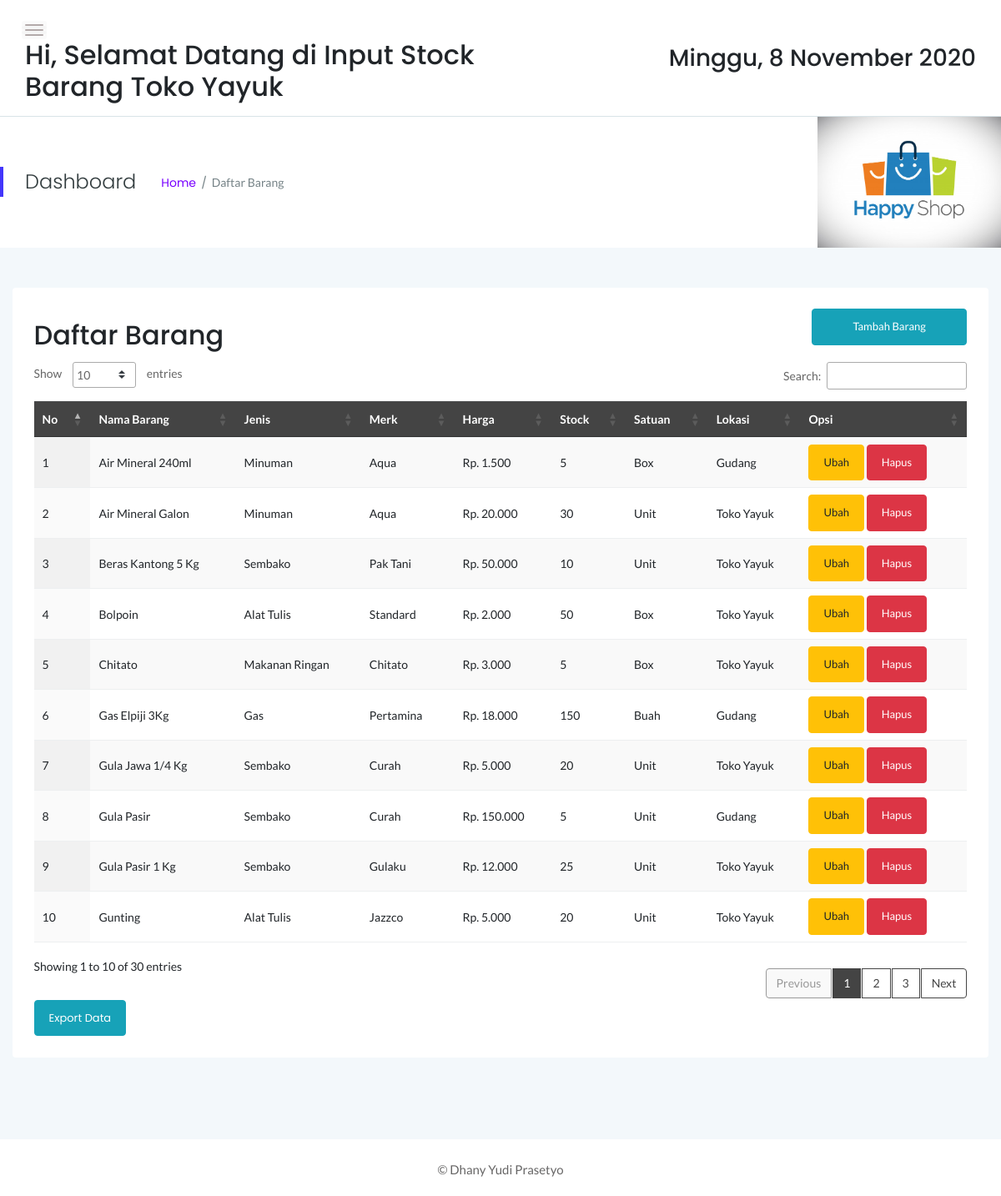
The page /stock.php on the database its author committed.
### tables this page shows
CREATE TABLE `sstock_brg` (
  `idx` int(11) NOT NULL,
  `nama` varchar(55) NOT NULL,
  `jenis` varchar(30) NOT NULL,
  `merk` varchar(40) NOT NULL,
  `harga` int(20) NOT NULL,
  `stock` int(12) NOT NULL,
  `satuan` varchar(10) NOT NULL,
  `lokasi` varchar(55) NOT NULL
);

### stock.php (the view, shortened to what this page needs)
<!doctype html>
<html class="no-js" lang="en">
<?php
include 'dbconnect.php';
?>
<head>
    <link rel="stylesheet" href="assets/css/bootstrap.min.css">
    <link rel="stylesheet" href="assets/css/font-awesome.min.css">
    <link rel="stylesheet" href="assets/css/themify-icons.css">
    <link rel="stylesheet" href="assets/css/metisMenu.css">
    <link rel="stylesheet" href="assets/css/owl.carousel.min.css">
    <link rel="stylesheet" href="assets/css/slicknav.min.css">
    <link rel="stylesheet" href="https://www.amcharts.com/lib/3/plugins/export/export.css" type="text/css" media="all" />
    <link rel="stylesheet" type="text/css" href="https://cdn.datatables.net/1.10.19/css/jquery.dataTables.min.css">
    <link rel="stylesheet" type="text/css" href="https://cdn.datatables.net/1.10.19/css/jquery.dataTables.css">
    <link rel="stylesheet" type="text/css" href="https://cdn.datatables.net/1.10.18/css/dataTables.bootstrap4.min.css">
    <link rel="stylesheet" type="text/css" href="https://cdn.datatables.net/responsive/2.2.3/css/responsive.bootstrap.min.css">
    <link rel="stylesheet" type="text/css" href="https://cdn.datatables.net/responsive/2.2.3/css/responsive.jqueryui.min.css">
    <link rel="stylesheet" type="text/css" href="https://cdn.datatables.net/buttons/1.5.2/css/buttons.dataTables.min.css">
    <link rel="stylesheet" href="assets/css/typography.css">
    <link rel="stylesheet" href="assets/css/default-css.css">
    <link rel="stylesheet" href="assets/css/styles.css">
    <link rel="stylesheet" href="assets/css/responsive.css">
</head>
<body>
    <div class="page-container">
        <div class="main-content">
            <div class="header-area">
                <div class="row align-items-center">
                    <div class="col-md-6 col-sm-8 clearfix">
                        <div class="nav-btn pull-left">
                            <span></span>
                            <span></span>
                            <span></span>
                        </div>
                        <div class="search-box pull-left">
                            <form action="#">
                                <h2>Hi, Selamat Datang di Input Stock Barang Toko Yayuk</h2>
                            </form>
                        </div>
                    </div>
                    <div class="col-md-6 col-sm-4 clearfix">
                        <ul class="notification-area pull-right">
                            <li>
                                <h3>
                                    <div class="date">
                                    </div>
                                </h3>
                            </li>
                        </ul>
                    </div>
                </div>
            </div>
            <div class="page-title-area">
                <div class="row align-items-center">
                    <div class="col-sm-6">
                        <div class="breadcrumbs-area clearfix">
                            <h4 class="page-title pull-left">Dashboard</h4>
                            <ul class="breadcrumbs pull-left">
                                <li><a href="index.php">Home</a></li>
                                <li><span>Daftar Barang</span></li>
                            </ul>
                        </div>
                    </div>
                    <div class="col-sm-6 clearfix">
                        <div class="user-profile pull-right" style="color:black; padding:0px;">
                            <img src="assets/shop.jpg" width="220px" class="user-name dropdown-toggle" data-toggle="dropdown" \>
                        </div>
                    </div>
                </div>
            </div>
            <div class="main-content-inner">
                <div class="row mt-5 mb-5">
                    <div class="col-12">
                        <div class="card">
                            <div class="card-body">
                                <div class="d-sm-flex justify-content-between align-items-center">
                                    <h2>Daftar Barang</h2>
                                    <button style="margin-bottom:20px" data-toggle="modal" data-target="#myModal" class="btn btn-info col-md-2"><span class="glyphicon glyphicon-plus"></span>Tambah Barang</button>
                                </div>
                                <div class="data-tables datatable-dark">
                                    <table id="dataTable3" class="display" style="width:100%">
                                        <thead class="thead-dark">
                                            <tr>
                                                <th>No</th>
                                                <th>Nama Barang</th>
                                                <th>Jenis</th>
                                                <th>Merk</th>
                                                <th>Harga</th>
                                                <th>Stock</th>
                                                <th>Satuan</th>
                                                <th>Lokasi</th>
                                                <th>Opsi</th>
                                            </tr>
                                        </thead>
                                        <tbody>
                                            <?php
                                            $brgs = mysqli_query($conn, "SELECT * from sstock_brg order by nama ASC");
                                            $no = 1;
                                            while ($p = mysqli_fetch_array($brgs)) {
                                                $idb = $p['idx'];
                                            ?>
                                                <tr>
                                                    <td><?php echo $no++ ?></td>
                                                    <td><?php echo $p['nama'] ?></td>
                                                    <td><?php echo $p['jenis'] ?></td>
                                                    <td><?php echo $p['merk'] ?></td>
                                                    <td><?php echo "Rp. " . number_format($p['harga'], 0, ",", ".") ?></td>
                                                    <td><?php echo $p['stock'] ?></td>
                                                    <td><?php echo $p['satuan'] ?></td>
                                                    <td><?php echo $p['lokasi'] ?></td>
                                                    <td>
                                                        <button data-toggle="modal" data-target="#edit<?= $idb; ?>" class="btn btn-warning">Ubah</button>
                                                        <button data-toggle="modal" data-target="#del<?= $idb; ?>" class="btn btn-danger">Hapus</button>
                                                    </td>
                                                </tr>
                                            <?php
                                            }
                                            ?>
                                        </tbody>
                                    </table>
                                </div>
                                <a href="exportstkbhn.php" target="_blank" class="btn btn-info">Export Data</a>
                            </div>
                        </div>
                    </div>
                </div>
            </div>
        </div>
    </div>
    <footer>
        <div class="footer-area">
            <p>&copy; Dhany Yudi Prasetyo</p>
        </div>
    </footer>
</body>
</html>

### assets/css/styles.css (style rules this page uses)
.page-container { width: 100%; height: 100%; min-height: 100vh; padding-left: 280px; -webkit-transition: padding-left 0.3s ease 0s; transition: padding-left 0.3s ease 0s; }
.card { border: none; border-radius: 4px; background-color: #fff; -webkit-transition: all 0.3s ease 0s; transition: all 0.3s ease 0s; }
.card-body { padding: 25.6px; padding: 1.6rem; }
.main-content { width: 100%; background: #F3F8FB; }
.main-content-inner { padding: 0 30px 50px; }
.header-area { padding: 15px 30px; background: #fff; border-bottom: 1px solid #d8e3e7; }
.nav-btn { margin-right: 30px; margin-top: 10px; cursor: pointer; }
.nav-btn span { display: block; width: 22px; height: 2px; background: #b3aaaa; margin: 4px 0; border-radius: 15px; -webkit-transition: all 0.3s ease 0s; transition: all 0.3s ease 0s; box-shadow: 0 0 0 4px rgba(99, 96, 96, 0.03); }
.search-box form { position: relative; }
.notification-area { -webkit-user-select: none; -moz-user-select: none; -ms-user-select: none; user-select: none; position: relative; z-index: 1; }
.notification-area li { display: inline-block; margin-left: 20px; cursor: pointer; -webkit-user-select: none; -moz-user-select: none; -ms-user-select: none; user-select: none; }
.page-title-area { padding: 0 30px; background: #fff; position: relative; }
.page-title-area:before { content: ''; position: absolute; left: 0; top: 50%; width: 4px; height: 36px; background: var(--primary-color); -webkit-transform: translateY(-50%); transform: translateY(-50%); }
.page-title { font-size: 24px; font-weight: 300; color: #313b3d; letter-spacing: 0; margin-right: 30px; }
ul.breadcrumbs { margin-top: 4px; }
.breadcrumbs li { display: inline-block; }
.breadcrumbs li a, .breadcrumbs li span { display: block; font-size: 14px; font-weight: 400; color: #7801ff; letter-spacing: 0; margin-right: 16px; position: relative; }
.breadcrumbs li a:before { content: '/'; color: #768387; position: absolute; right: -13px; top: 0; }
.breadcrumbs li span { margin-right: 0; color: #768387; text-transform: capitalize; }
.user-profile { margin-right: -30px; display: -webkit-box; display: -ms-flexbox; display: flex; -webkit-box-align: center; -ms-flex-align: center; align-items: center; -ms-flex-wrap: wrap; flex-wrap: wrap; background: -webkit-linear-gradient(left, #8914fe 0%, #8063f5 100%); background: linear-gradient(to right, #8914fe 0%, #8063f5 100%); padding: 17px 38px; position: relative; }
.user-name { font-size: 17px; font-weight: 500; color: #fff; letter-spacing: 0; cursor: pointer; -webkit-user-select: none; -moz-user-select: none; -ms-user-select: none; user-select: none; }
.notification-area .dropdown-toggle, .user-name.dropdown-toggle { position: relative; }
.notification-area .dropdown-toggle:after, .user-name.dropdown-toggle:after { display: none; }
.footer-area { text-align: center; padding: 23px 0 19px; background: #fff; }
.footer-area p { color: #676666; margin-bottom: 0; }
.btn { padding: 11px 17px; font-size: 13px; letter-spacing: 0; }
table tr th { border-bottom: none; }
table tr th, table tr td { border-top: 1px solid rgba(120, 130, 140, 0.13) !important; }
table.dataTable.no-footer { border-bottom: 1px solid rgba(120, 130, 140, 0.13) !important; }
table.dataTable thead th, table.dataTable thead td { border-bottom-color: transparent; }
.datatable-dark thead { background: #444; color: #fff; }

### assets/css/responsive.css (style rules this page uses)
@media (min-width: 1200px) and (max-width: 1364px) { .main-content-inner { padding: 0 15px 50px; } }
@media (min-width: 1200px) and (max-width: 1364px) { .page-container, .sbar_collapsed.page-container { padding-left: 0; } }

### rows shown on the page
sstock_brg: nama "Air Mineral 240ml", jenis "Minuman", merk "Aqua", harga "1.500", stock "5", satuan "Box", lokasi "Gudang"
sstock_brg: nama "Air Mineral Galon", jenis "Minuman", merk "Aqua", harga "20.000", stock "30", satuan "Unit", lokasi "Toko Yayuk"
sstock_brg: nama "Beras Kantong 5 Kg", jenis "Sembako", merk "Pak Tani", harga "50.000", stock "10", satuan "Unit", lokasi "Toko Yayuk"
sstock_brg: nama "Bolpoin", jenis "Alat Tulis", merk "Standard", harga "2.000", stock "50", satuan "Box", lokasi "Toko Yayuk"
sstock_brg: nama "Chitato", jenis "Makanan Ringan", merk "Chitato", harga "3.000", stock "5", satuan "Box", lokasi "Toko Yayuk"
sstock_brg: nama "Gas Elpiji 3Kg", jenis "Gas", merk "Pertamina", harga "18.000", stock "150", satuan "Buah", lokasi "Gudang"
sstock_brg: nama "Gula Jawa 1/4 Kg", jenis "Sembako", merk "Curah", harga "5.000", stock "20", satuan "Unit", lokasi "Toko Yayuk"
sstock_brg: nama "Gula Pasir", jenis "Sembako", merk "Curah", harga "150.000", stock "5", satuan "Unit", lokasi "Gudang"
sstock_brg: nama "Gula Pasir 1 Kg", jenis "Sembako", merk "Gulaku", harga "12.000", stock "25", satuan "Unit", lokasi "Toko Yayuk"
sstock_brg: nama "Gunting", jenis "Alat Tulis", merk "Jazzco", harga "5.000", stock "20", satuan "Unit", lokasi "Toko Yayuk"
